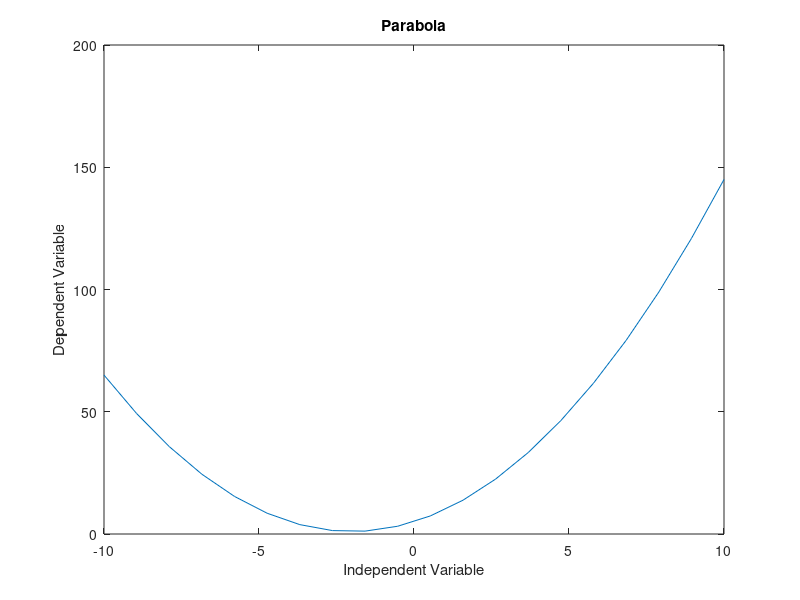

Write MATLAB code to recreate this figure.
clc;
clear all;
close all;

x = linspace(-10, 10, 20);
y = (x.^2) + 4 * x + 5;

plot(x, y)

xlabel('Independent Variable')
ylabel('Dependent Variable')
title('Parabola')